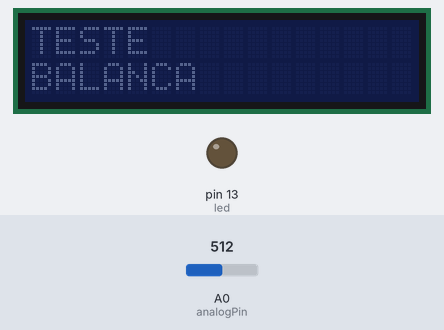
This sketch was run on a simulated Arduino Uno, built with avr-gcc and run on an emulated ATmega328P. Parts: 16×2 character LCD, output pins drawn as LEDs (lit = HIGH). The inputs (shaded band) are chosen by the test bench; at power-on: A0 (analogPin) = 512.

Above: at 1.1 s.
At 3.2 s:
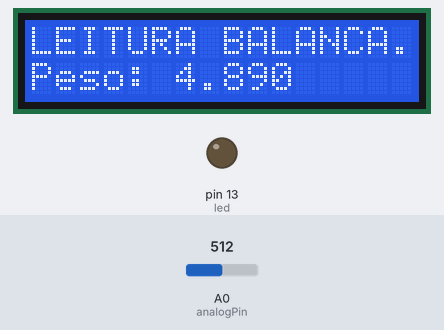
3.3 s: A0 (analogPin) set to 0
At 3.7 s:
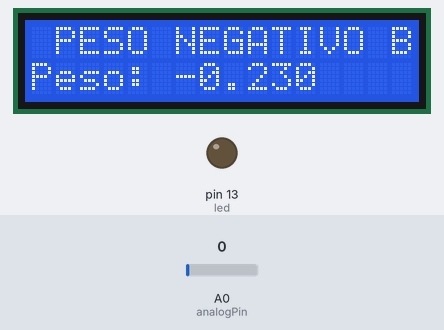
4.8 s: A0 (analogPin) set to 1023
At 5.3 s:
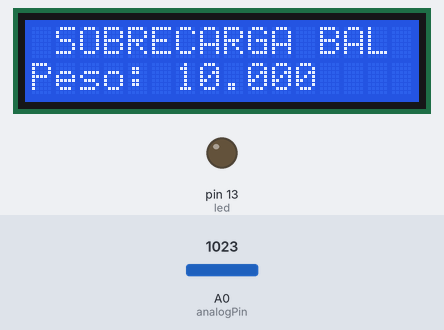
6.4 s: A0 (analogPin) set to 1009
At 7.6 s:
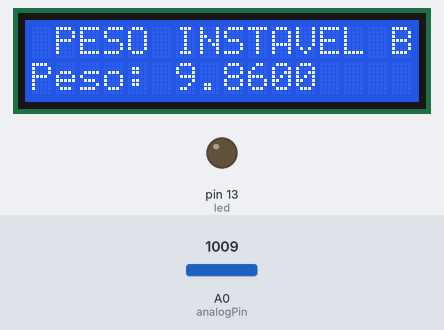
Timing chart, 0 to 9.4 s (numbered marks = the images above; inputs shaded):
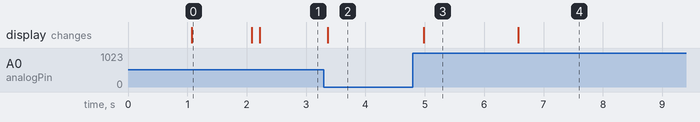

The sketch:

balanca_teste.ino
```cpp
#include <Wire.h>
#include <LiquidCrystal_I2C.h>

// Inicializa o display no endereco 0x27
LiquidCrystal_I2C lcd(0x27, 2, 1, 0, 4, 5, 6, 7, 3, POSITIVE);

int led = 13;

byte ENQ = 0x05;  //ASCII 0x05 == ENQUIRY
byte STX = 0x02; //STX=02h
byte ETX = 0x03; //ETX=03h
byte CR = 0x0D;  //CR=0Dh
byte LF = 0x0A;  //LF=0A

void setup() {
  pinMode(led, OUTPUT);
  Serial.begin(9600);

  lcd.begin (16, 2);

  lcd.setBacklight(HIGH);
  lcd.setCursor(0, 0);
  lcd.print("TESTE");
  lcd.setCursor(0, 1);
  lcd.print("BALANCA");
  delay(1000);
  lcd.setBacklight(LOW);
  delay(1000);
  lcd.setBacklight(HIGH);
  lcd.setCursor(0, 0);
  lcd.clear();
  lcd.print("...");
}

String leStringSerial() {
  String conteudo = "";
  char caractere;

  // Enquanto receber algo pela serial
  while (Serial.available() > 0) {
    // Lê byte da serial
    caractere = Serial.read();
    // Ignora caractere de quebra de linha
    if (caractere != '\n') {
      // Concatena valores
      conteudo.concat(caractere);
    }
    // Aguarda buffer serial ler próximo caractere
    delay(10);
  }

  //Serial.print("Recebi: ");
  //Serial.println(conteudo);

  return conteudo;
}

long randNumber;
float num;

int analogPin = A0;

void loop() {

  delay(100);

  randNumber = analogRead(analogPin);

  randNumber = (randNumber - 23);
  randNumber = (randNumber * 10);
  num = (float)randNumber / 1000;
  String AComando = (String) randNumber;

  //PESO_INSTAVEL   = 'IIIII';
  //PESO_NEGATIVO   = 'NNNNN';
  //PESO_SOBRECARGA = 'SSSSS';

  if (num >= 10) {
    AComando = "SSSSS";
    lcd.setCursor(0, 0);
    lcd.print(" SOBRECARGA BAL ");
  }
  else if (num >= 9) {
    AComando = "IIIII";
    lcd.setCursor(0, 0);
    lcd.print(" PESO INSTAVEL BAL ");
  }
  else if (num < 0) {
    AComando = "NNNNN";
    lcd.setCursor(0, 0);
    lcd.print(" PESO NEGATIVO BAL ");
  }
  else if (num == 0.0) {
    AComando = "00000";
    lcd.setCursor(0, 0);
    lcd.print(" *** BAL ZERADA *** ");
  }
  else
  {
    lcd.setCursor(0, 0);
    lcd.print("LEITURA BALANCA.....");
  }

  // Se receber algo pela serial
  if (Serial.available() > 0) {

    // Lê toda string recebida
    String recebido = ""; //leStringSerial();

    if (Serial.read() == ENQ) {
      Serial.write(STX);
      Serial.print(AComando);
      Serial.write(ETX);
    }

    if (recebido == "LED1:1") {
      digitalWrite(led, HIGH);
    }

    if (recebido == "LED1:0") {
      digitalWrite(led, LOW);
    }
  }

  lcd.setCursor(0, 1);
  String displayString = "Peso: " + String ( num , 3 );
  lcd.print(displayString);
  delay(100);

}
```

Measured:
- the behaviour switches between 1023 and 1022 on A0 (analogPin) (found by bisection; images 3 and 4)
- after the input at 3.3 s, the display: changes after 0.07 s (image 2)
- after the input at 4.8 s, the display: changes after 0.18 s (image 3)
- after the input at 6.4 s, the display: changes after 0.18 s (image 4)
- what the display in image 0 shows lasts 1.0 s, from 1.1 s to 2.1 s
